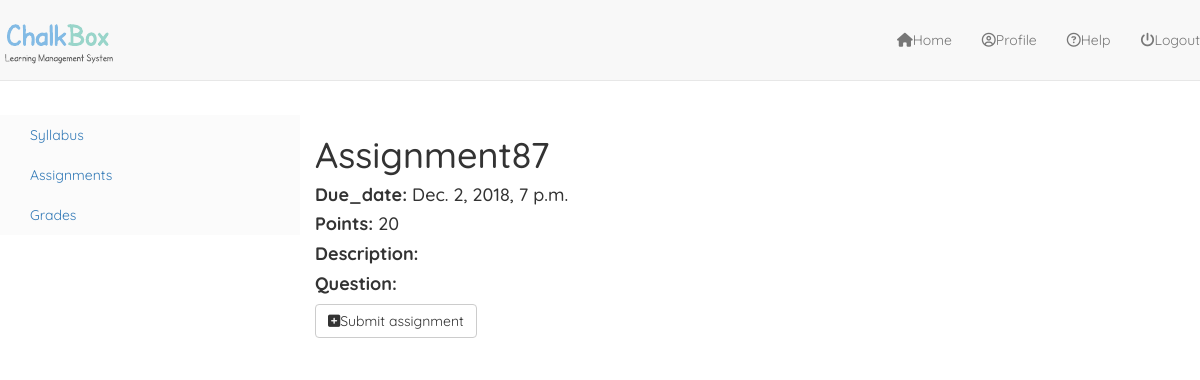
The app's page /courses/1/assignments/13/ with its own data.
### assignments/models.py (models this page shows, shortened)
class Assignment(models.Model):
	course = models.ForeignKey(Course)
	title = models.CharField(max_length=120, unique=True)
	due_date = models.DateTimeField()
	total_points	= models.IntegerField()
	description = models.TextField(blank=True)
	updated     = models.DateTimeField(auto_now=True)
	timestamp   = models.DateTimeField(auto_now_add=True)
	question	= models.FileField(null=True, blank=True)
	publish		= models.BooleanField(default=False)

### assignments/views.py (the view)
# urls.py: url(r'^(?P<aid>\d+)/$', assignment_detail, name="assignment_detail"),
def assignment_detail(request, cid=None, aid=None):
	instance = get_object_or_404(Assignment, id=aid)
	context = {
		"instance": instance,
		"id": cid,
	}
	return render(request, "assignment/assignment_detail.html", context)

### templates/assignment/assignment_detail.html (shortened to what this page needs)
{% extends "base_navbar.html" %}
{% block content %}
<div class="modal-body row">
   {% include "side_bar.html" with cid=id %}
	<div class="col-md-9">
		<div class="content">
			<h1>{{instance.title}}</h1>
			<h4><b>Due_date:</b> {{instance.due_date}}</h4>
			<h4><b>Points:</b> {{instance.total_points}}</h4>
			<h4><b>Description:</b></h4>
			<h4><b>Question:
			</b></h4>
			{% if request.user.is_staff == False %}
				<a href="{% url 'courses:submissions:submit_assignment' cid=id aid=instance.id %}"><button type="button" class="btn btn-default"><i class="fa fa-plus-square" aria-hidden="true"></i>Submit assignment</button></a>
			{% endif %}
		</div>
	</div>
</div>
{% endblock %}

### static_proj/static_root/css/navbar-static-top.css (style rules this page uses)
body { min-height: 2000px; }

### static_proj/static_root/css/custom.css (style rules this page uses)
html { height: 100%; margin: 0; padding: 0; border: 0; overflow-x: hidden; }
body { min-height: 100% !important; font-family: 'Quicksand', 'Raleway', sans-serif; margin: 0; padding: 0; border: 0; overflow-x: hidden; }

### static_proj/static_root/css/style.css (style rules this page uses)
*, *:before, *:after { box-sizing: border-box; }

### records on screen
Assignment: title "Assignment87", due_date "Dec. 2, 2018, 7 p.m.", total_points "20"
